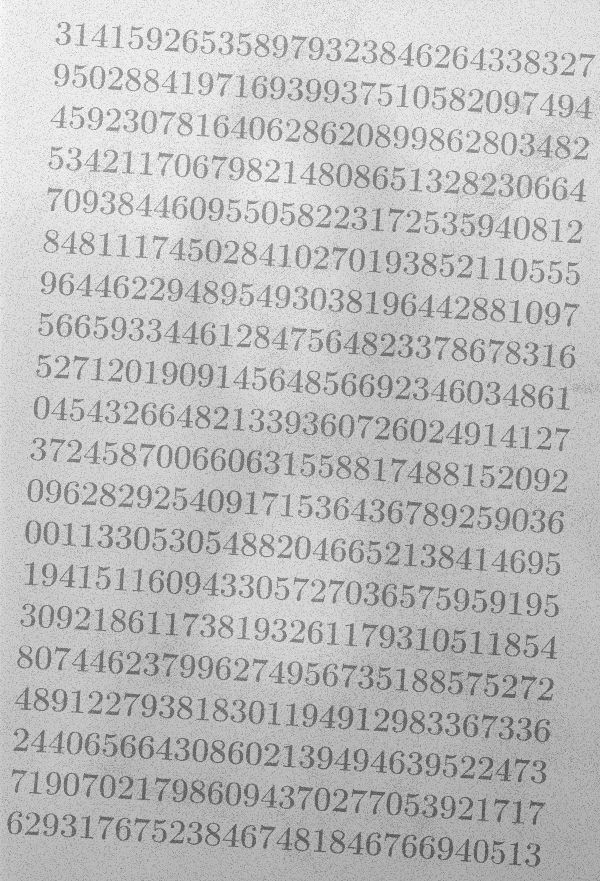
%> input picture Trabalho-2/imagens/morf_test.png, 600 x 881 px
$ octave questao1.m   (GNU Octave 9; MATLAB toolbox functions it lacks are replaced by stand-ins)
%> lines starting %> are read from the running program, lines starting %| are printed output that depends on the picture; in (x1, y1, x2, y2) boxes, pixels count from 0 and x2, y2 are one past the last pixel; in counts of white or black regions, pixels touching at a corner belong together; the program's own positions count from 1
## Aluno    : Gabriel da Silva Corvino Nogueira
## Matrícula: 180113330
## Semestre : 2020/2
## Matéria  : Introdução ao Processamento de Imagens
#####################################################

pkg load image;
close all;
clear all;

## Questão 1:

letras = im2double( imread('imagens/morf_test.png') );
%> letras: size 881x600 double; min 0.333, max 0.984, mean 0.747
imshow(letras, []);
pause;

## 2.1 Binarizar a imagem diretamente

binarizada = letras > graythresh(letras);
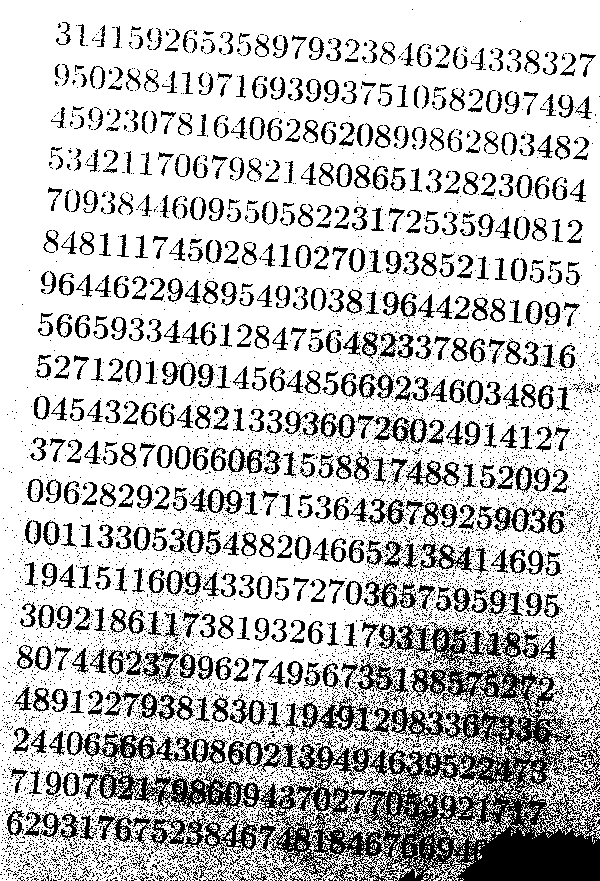
%> binarizada: size 881x600 logical; 76.2% white; 8133 black regions (7528 under 20 px), largest, box (x1, y1, x2, y2) and area: (97, 622, 600, 881) 34148, (183, 808, 281, 868) 1560, (257, 740, 373, 776) 1432
figure;
imshow(binarizada, []);
pause;

## 2.2 Reduzir variações no fundo da imagem

# Aplica suavização morfológica na imagem

function suavizada = suaviza (Im, d)
%> called with d = 2
  abertura = imopen(Im, strel('square', d));
  fechamento = imclose(Im, strel('square', d));
  suavizada = abertura + fechamento - 1;
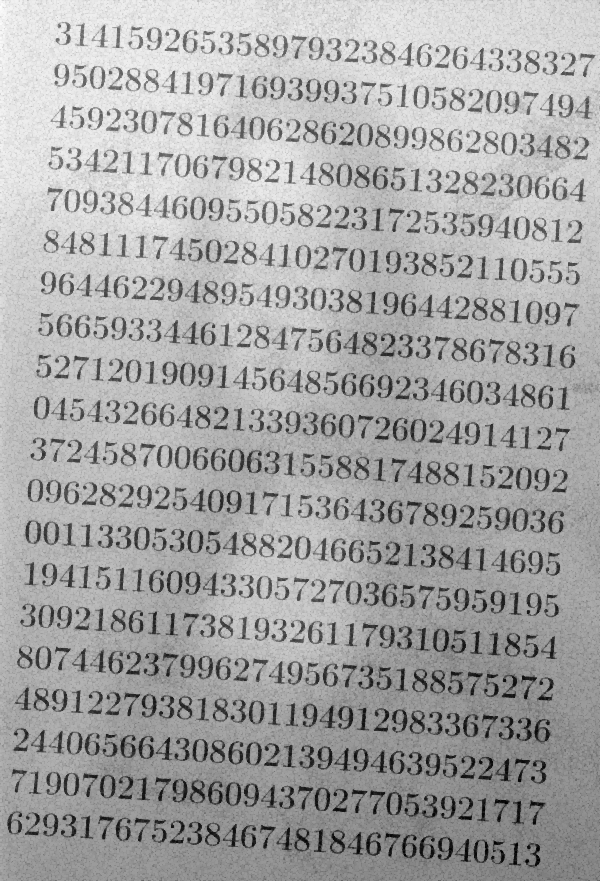
%> suavizada: size 881x600 double; min -0.333, max 0.949, mean 0.503; drawn with min black and max white
endfunction

Im = suaviza(letras, 2); imshow(Im, []);
pause;

# Aplicação da transformação bottom-hat
Im = imbothat(Im, strel('disk', 10, 0));
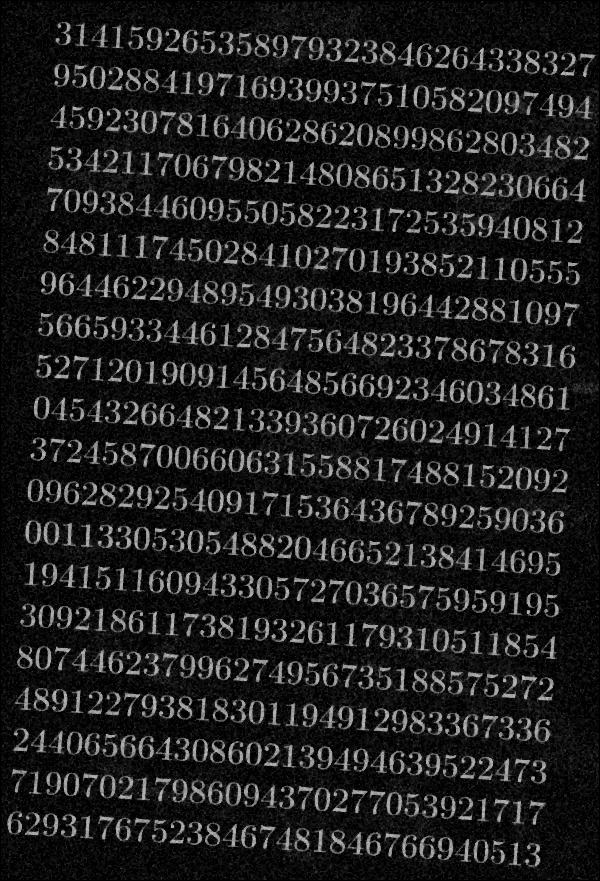
%> Im: size 881x600 double; min 0, max 0.706, mean 0.122

# A imagem é invertida
Im = 1 - Im;
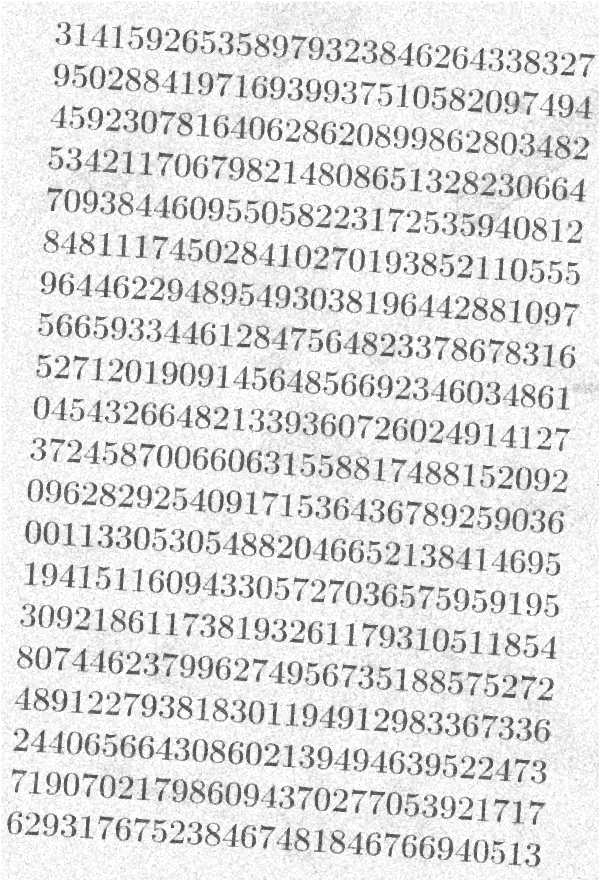
%> Im: size 881x600 double; min 0.294, max 1, mean 0.878

# Erosão e Dilatação são aplicadas na imagem
Im = imerode(Im, strel('square', 3 ));
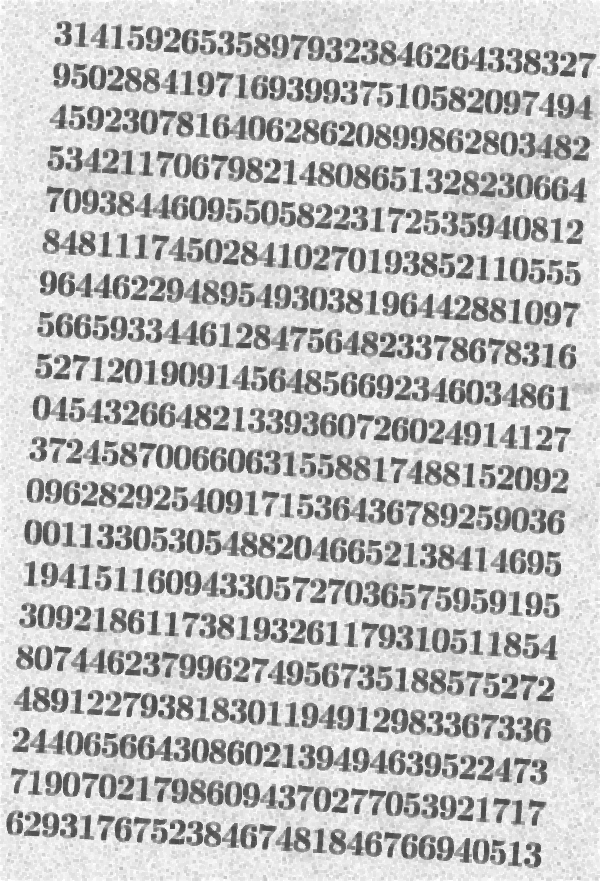
%> Im: size 881x600 double; min 0.294, max 1, mean 0.763
Im = imdilate(Im, strel('square', 2 ));
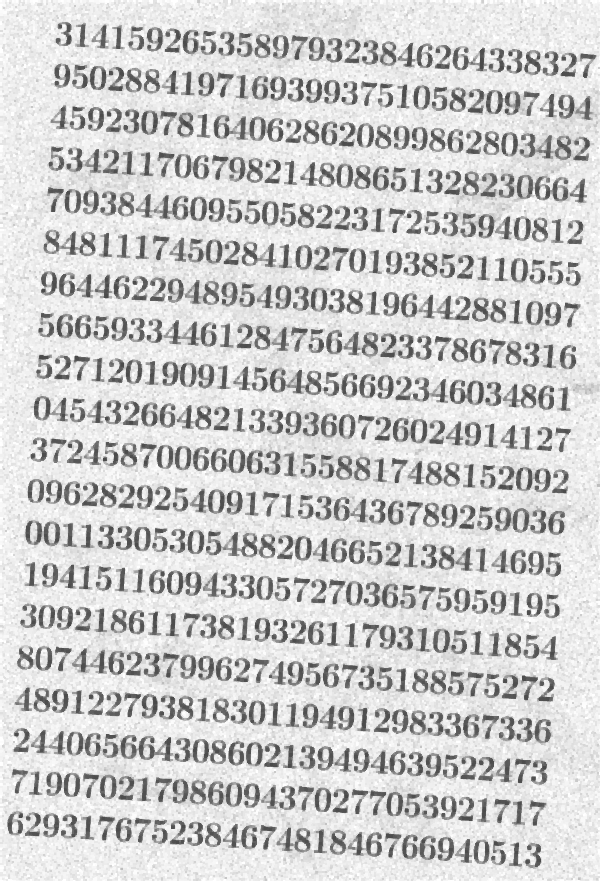
%> Im: size 881x600 double; min 0.294, max 1, mean 0.81
imshow(Im, []);
pause;

# Binariza a imagem
binarizada = Im > graythresh(Im);
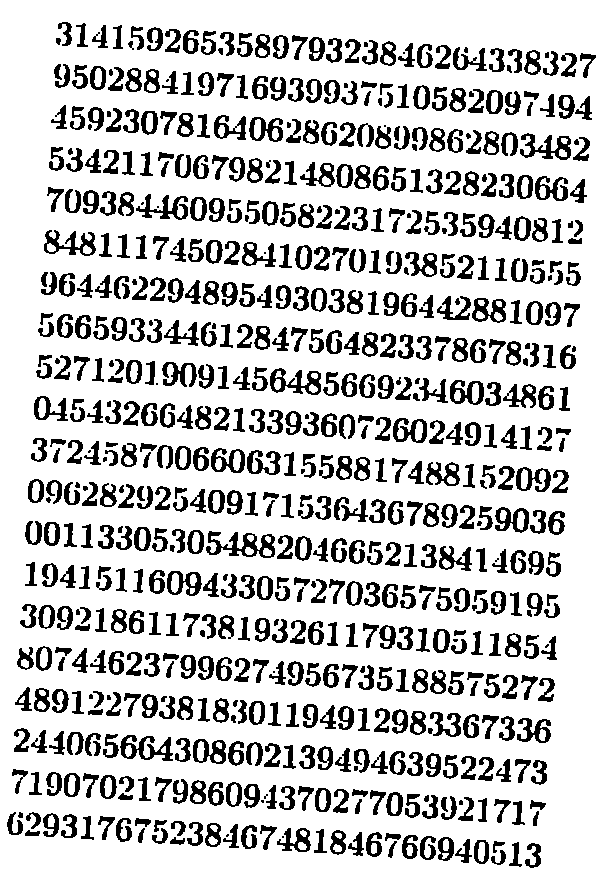
%> binarizada: size 881x600 logical; 78.9% white; 702 black regions (30 under 20 px), largest, box (x1, y1, x2, y2) and area: (206, 531, 275, 558) 811, (120, 735, 173, 761) 629, (270, 368, 321, 395) 622

# Mostra a imagem
imshow(binarizada,[]);
pause;
close all;

$ run again, with Trabalho-2/imagens/img_cells.jpg saved as Trabalho-2/imagens/morf_test.png
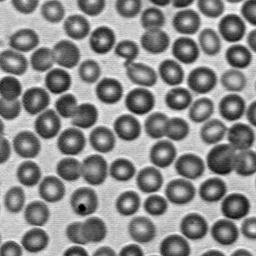
%> input picture Trabalho-2/imagens/img_cells.jpg, 256 x 256 px
%> `binarizada = letras > graythresh(letras);`:
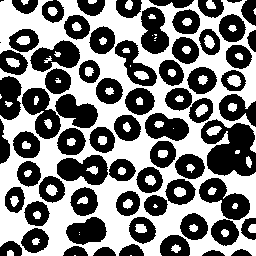
%> binarizada: size 256x256x3 logical; 49% white; 75 white regions (14 under 20 px), largest, box (x1, y1, x2, y2) and area: (0, 0, 256, 256) 28461, (227, 75, 241, 87) 123, (195, 104, 208, 117) 107
%> `binarizada = Im > graythresh(Im);`:
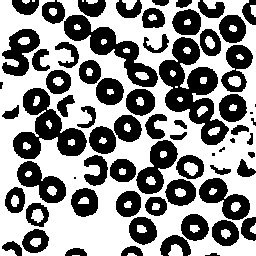
%> binarizada: size 256x256x3 logical; 55.6% white; 68 black regions (7 under 20 px), largest, box (x1, y1, x2, y2) and area: (159, 37, 229, 145) 3160, (13, 88, 87, 159) 2314, (64, 15, 158, 87) 2015
